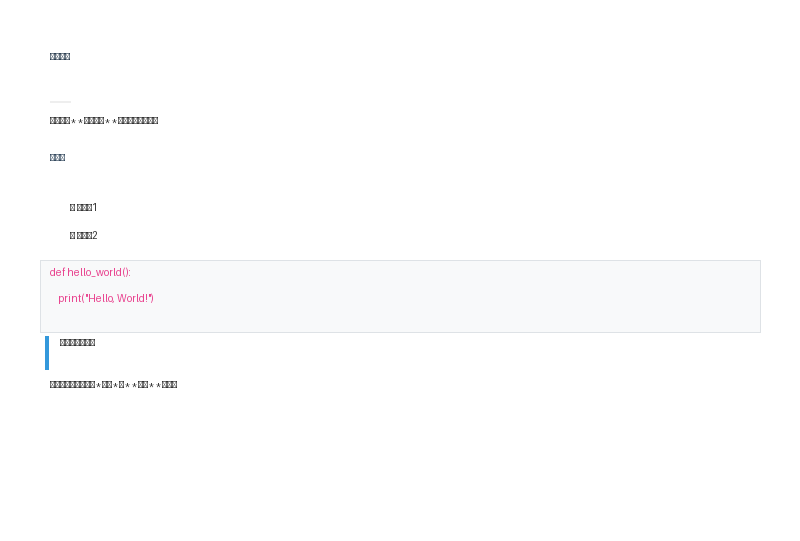
#> input picture local_service_test.png, 800 x 541 px
$ python cover_fixer.py ../local_service_test.png
#> lines starting #> are read from the running program, lines starting #| are printed output that depends on the picture
#!/usr/bin/env python3
# -*- coding: utf-8 -*-
"""
微信公众号封面修复工具
将任意比例图片裁剪为微信封面标准的 2.35:1 比例

使用方式:
  1. 直接运行：python cover_fixer.py，然后拖入图片路径
  2. 作为模块导入：from cover_fixer import fix_wechat_cover
  3. 命令行参数：python cover_fixer.py "path/to/image.jpg"
"""

from PIL import Image
import os
from pathlib import Path


def fix_wechat_cover(image_path: str, output_path: str = None, target_ratio: float = 2.35) -> str:
    """
    将图片强制整形为微信封面的 2.35:1 比例
    防止微信后台弹出裁剪框和转圈圈。

    Args:
        image_path: 输入图片路径
        output_path: 输出图片路径（可选，默认在原文件名后加 _fixed）
        target_ratio: 目标宽高比，默认 2.35:1

    Returns:
        输出文件路径，失败返回 None
    """
#> called with image_path = '../local_service_test.png', target_ratio = 2.35
    try:
        img = Image.open(image_path)
#> img is the input picture: PIL image 800x541 RGB; mean R, G, B 253.4, 253.4, 253.7
        width, height = img.size
#> width = 800; height = 541
        original_ratio = width / height
#> original_ratio = 1.48

        print(f"📐 原始尺寸: {width} x {height} (比例: {original_ratio:.2f}:1)")
#| 📐 原始尺寸: 800 x 541 (比例: 1.48:1)
        print(f"🎯 目标比例: {target_ratio}:1")

        # 计算理想的高度 (以宽度为基准)
        target_height = int(width / target_ratio)
#> target_height = 340

        # 如果原图太高（比如正方形），就裁剪高度
        if height > target_height:
            # 计算裁剪区域（取中间部分，丢弃上下多余的）
            top = (height - target_height) // 2
#> top = 100
            bottom = top + target_height
#> bottom = 440
            # 裁剪框: (left, top, right, bottom)
            crop_box = (0, top, width, bottom)
#> crop_box = (0, 100, 800, 440)
            img = img.crop(crop_box)
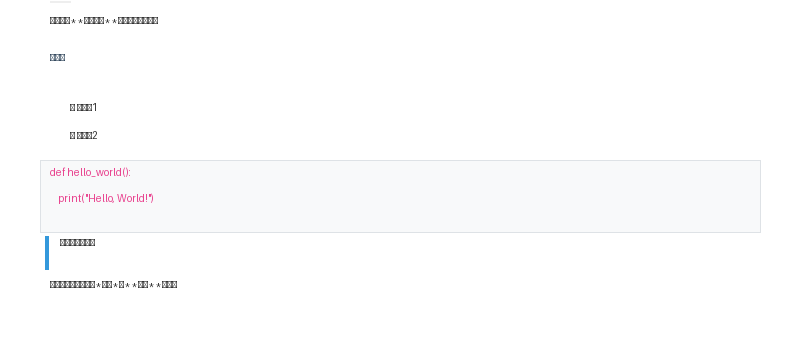
#> img: PIL image 800x340 RGB; mean R, G, B 252.6, 252.6, 252.9
            print(f"✂️  检测到图片过高，已切除上下多余部分")
            print(f"   裁剪区域: 顶部移除 {top}px, 底部移除 {height - bottom}px")
#|    裁剪区域: 顶部移除 100px, 底部移除 101px

        # 如果原图太宽（虽然少见，但也处理一下），就裁剪宽度
        elif height < target_height:
            target_width = int(height * target_ratio)
            left = (width - target_width) // 2
            right = left + target_width
            crop_box = (left, 0, right, height)
            img = img.crop(crop_box)
            print(f"✂️  检测到图片过宽，已切除左右多余部分")
            print(f"   裁剪区域: 左侧移除 {left}px, 右侧移除 {width - right}px")

        else:
            print(f"✨ 完美！原图比例已经是 {target_ratio}:1，无需裁剪")

        # 生成输出路径
        if output_path is None:
            file_name, ext = os.path.splitext(image_path)
            output_path = f"{file_name}_fixed{ext}"

        # 强制转换为 RGB (防止 PNG 透明度导致的兼容问题)
        if img.mode in ('RGBA', 'P'):
            img = img.convert('RGB')
            print(f"🔄 已将 {img.mode} 模式转换为 RGB")

        # 保存
        img.save(output_path, quality=95)

        new_width, new_height = img.size
#> new_width = 800; new_height = 340
        print(f"\n✅ 处理完成！")
        print(f"   新尺寸: {new_width} x {new_height}")
#|    新尺寸: 800 x 340
        print(f"   新比例: {new_width/new_height:.2f}:1")
#|    新比例: 2.35:1
        print(f"   输出到: {output_path}")
        print(f"\n>>> 请使用这张新图上传，微信后台将无法拒绝。")

        return output_path

    except Exception as e:
        print(f"❌ 处理失败: {e}")
        import traceback
        traceback.print_exc()
        return None


# [68 lines left out: functions batch_fix_covers, ensure_cover_ratio, not called in this run]


# === 命令行入口 ===
if __name__ == "__main__":
    import sys

    print("""
╔══════════════════════════════════════════════════════════════╗
║           🖼️  微信公众号封面修复工具  🖼️                      ║
║                                                              ║
║  将任意图片裁剪为标准的 2.35:1 微信封面比例                  ║
║  保留图片中间最核心的内容，丢弃上下/左右多余部分             ║
╚══════════════════════════════════════════════════════════════╝
    """)

    # 如果有命令行参数，直接处理
    if len(sys.argv) > 1:
        paths = sys.argv[1:]
        if len(paths) == 1:
            fix_wechat_cover(paths[0])
        else:
            batch_fix_covers(paths)
    else:
        # 交互模式
        target_image = input("📂 请把图片路径拖进来（或输入路径），然后按回车：").strip().strip('"').strip("'")

        if target_image:
            fix_wechat_cover(target_image)
        else:
            print("❌ 未提供图片路径，退出")

$ run again, on real_article_test.png
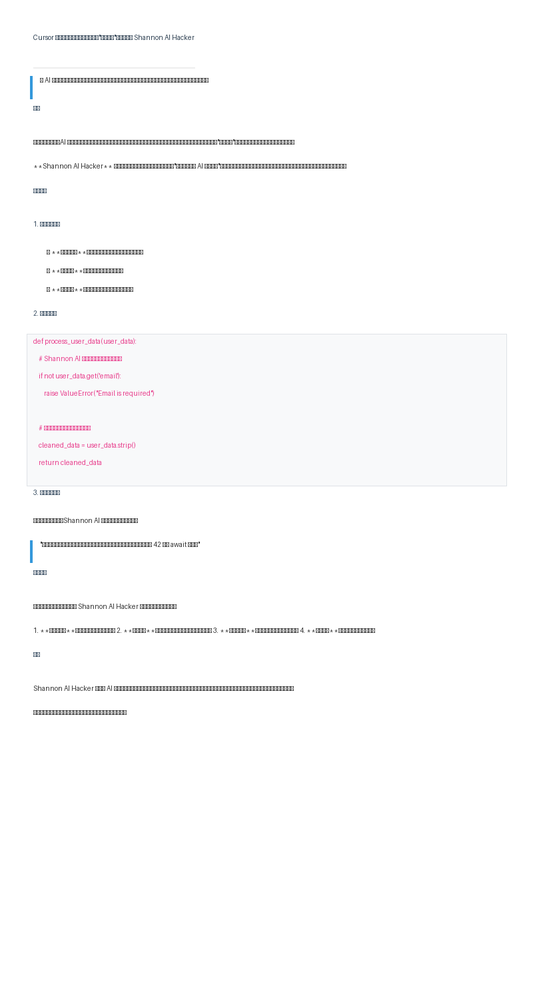
#> input picture real_article_test.png, 533 x 1000 px, shrunk from 800 x 1501 before the run
#> in fix_wechat_cover, img is the input picture: PIL image 533x1000 RGB; mean R, G, B 251.8, 251.7, 252
#| 📐 原始尺寸: 533 x 1000 (比例: 0.53:1)
#> in fix_wechat_cover, `img = img.crop(crop_box)`:
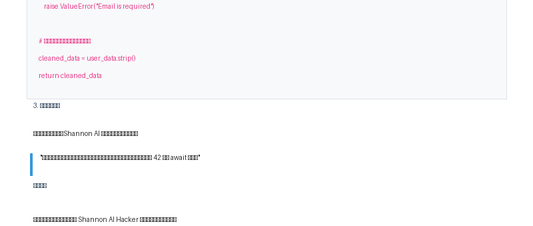
#> img: PIL image 533x226 RGB; mean R, G, B 250.2, 249.9, 250.7
#|    裁剪区域: 顶部移除 387px, 底部移除 387px
#|    新尺寸: 533 x 226
#|    新比例: 2.36:1
